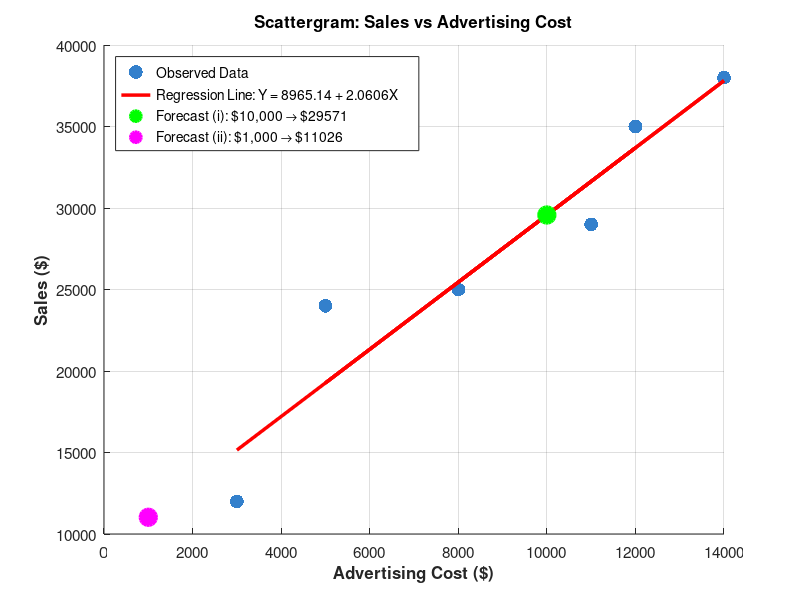

Write MATLAB code to recreate this figure.
clear; clc; close all;

%% INPUT DATA
advertising_cost = [8000, 12000, 11000, 5000, 14000, 3000];
sales = [25000, 35000, 29000, 24000, 38000, 12000];

% For easier reference
x = advertising_cost;
y = sales;

%% DATA VALIDATION
n = length(x);
if length(y) ~= n
    error('Advertising costs and sales must have the same length');
end

fprintf('Sample size (n): %d\n\n', n);

%% PART (A): SCATTERGRAM
% Create a figure for the scattergram
figure('Position', [100, 100, 1000, 700]);
scatter(x, y, 100, 'filled', 'MarkerFaceColor', [0.2, 0.5, 0.8]);
hold on;

xlabel('Advertising Cost ($)', 'FontSize', 12, 'FontWeight', 'bold');
ylabel('Sales ($)', 'FontSize', 12, 'FontWeight', 'bold');
title('Scattergram: Sales vs Advertising Cost', 'FontSize', 14, 'FontWeight', 'bold');
grid on;
set(gca, 'FontSize', 11);

fprintf('PART (A): Scattergram has been plotted.\n');
fprintf('The scattergram shows the relationship between advertising cost and sales.\n\n');

%% PART (B): CALCULATE REGRESSION EQUATION
fprintf('PART (B): Calculating the regression line equation.\n');

% Calculate means
x_mean = mean(x);
y_mean = mean(y);

% Calculate sums of squares
SS_xx = sum((x - x_mean).^2);
SS_yy = sum((y - y_mean).^2);
SS_xy = sum((x - x_mean).*(y - y_mean));

% Calculate regression coefficients
b1 = SS_xy / SS_xx;  % Slope
b0 = y_mean - b1 * x_mean;  % Intercept

% Predicted values
y_pred = b0 + b1 * x;

% Residuals
residuals = y - y_pred;

% Display regression equation
fprintf('Sales = %.4f + %.4f * Advertising_Cost\n', b0, b1);
fprintf('or\n');
fprintf('Y = %.2f + %.4f * X\n\n', b0, b1);

% Draw the regression line on the scattergram
plot(x, y_pred, 'r-', 'LineWidth', 2.5);
legend('Observed Data', sprintf('Regression Line: Y = %.2f + %.4fX', b0, b1), ...
    'Location', 'northwest', 'FontSize', 11);


%% PART (C): FORECAST SALES FOR SPECIFIC ADVERTISING COSTS
fprintf('PART (C): Forecasting sales for specific advertising costs...\n\n');

% (i) Forecast for $10,000
x_forecast_i = 10000;
y_forecast_i = b0 + b1 * x_forecast_i;

fprintf('(i) When Advertising Cost = $%.0f:\n', x_forecast_i);
fprintf('    Predicted Sales = $%.2f\n', y_forecast_i);

% Check if this is within the data range
x_min = min(x);
x_max = max(x);
if x_forecast_i >= x_min && x_forecast_i <= x_max
    fprintf('    ** This is INTERPOLATION (within data range: $%.0f - $%.0f)\n', x_min, x_max);
    fprintf('    ** Prediction is RELIABLE\n\n');
else
    fprintf('    ** This is EXTRAPOLATION (outside data range: $%.0f - $%.0f)\n', x_min, x_max);
    fprintf('    ** Use with caution\n\n');
end

% Plot the forecast point (i)
plot(x_forecast_i, y_forecast_i, 'go', 'MarkerSize', 12, 'MarkerFaceColor', 'g', 'LineWidth', 2);

% (ii) Forecast for $1,000
x_forecast_ii = 1000;
y_forecast_ii = b0 + b1 * x_forecast_ii;

fprintf('(ii) When Advertising Cost = $%.0f:\n', x_forecast_ii);
fprintf('     Predicted Sales = $%.2f\n', y_forecast_ii);

% Check if this is within the data range
if x_forecast_ii >= x_min && x_forecast_ii <= x_max
    fprintf('     ** This is INTERPOLATION (within data range: $%.0f - $%.0f)\n', x_min, x_max);
    fprintf('     ** Prediction is RELIABLE\n\n');
else
    fprintf('     ** This is EXTRAPOLATION (outside data range: $%.0f - $%.0f)\n', x_min, x_max);
    fprintf('     ** Use with caution\n\n');
end

% Plot the forecast point (ii)
plot(x_forecast_ii, y_forecast_ii, 'mo', 'MarkerSize', 12, 'MarkerFaceColor', 'm', 'LineWidth', 2);

% Update legend to include forecast points
legend('Observed Data', sprintf('Regression Line: Y = %.2f + %.4fX', b0, b1), ...
    sprintf('Forecast (i): $10,000 → $%.0f', y_forecast_i), ...
    sprintf('Forecast (ii): $1,000 → $%.0f', y_forecast_ii), ...
    'Location', 'northwest', 'FontSize', 10);

hold off;
